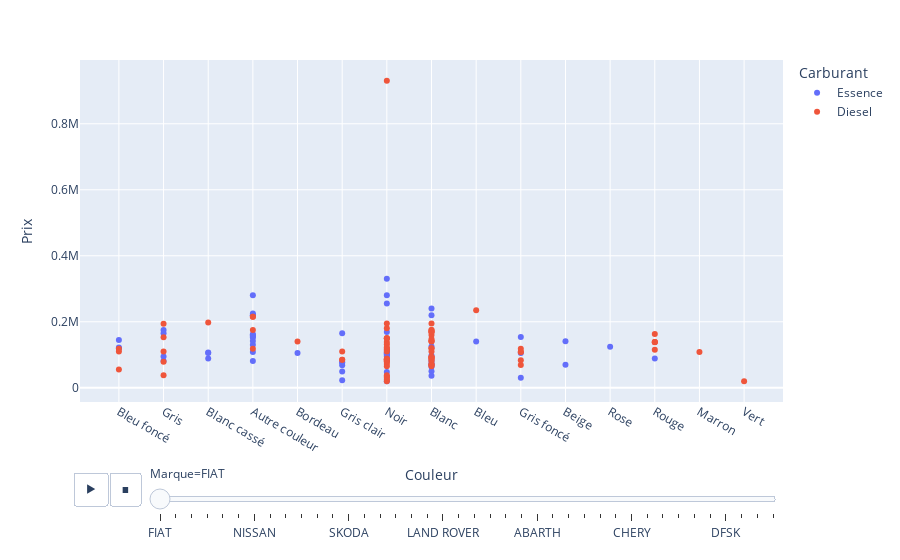

The notebook cell saved with this chart:
### Markdown cell above
### Graphe a dispersion Animée : ( X : Couleur , Y : Prix, Animation_frame : Marque, color : Carburant )

### Code cell
px.scatter(df,x="Couleur",y="Prix",animation_frame="Marque",color="Carburant")

### Figure 1 — Plotly figure (JSON) as saved in the notebook; plotly's stock layout.template omitted (floating-point values rounded to 4 significant figures)
{"data": [{"hovertemplate": "Carburant=Essence<br>Marque=FIAT<br>Couleur=%{x}<br>Prix=%{y}<extra></extra>", "legendgroup": "Essence", "marker": {"color": "#636efa", "symbol": "circle"}, "mode": "markers", "name": "Essence", "orientation": "v", "showlegend": true, "type": "scatter", "x": ["Bleu foncé", "Gris", "Blanc cassé", "Blanc cassé", "Autre couleur", "Bordeau", "Gris clair", "Noir", "Blanc", "Blanc", "Bleu", "Gris foncé", "Gris clair", "Bleu foncé", "Blanc", "Autre couleur", "Blanc", "Gris clair", "Gris clair", "Noir", "Blanc", "Blanc cassé", "Gris foncé", "Gris clair", "Blanc", "Gris foncé", "Bleu foncé", "Autre couleur", "Noir", "Blanc", "Autre couleur", "Autre couleur", "Autre couleur", "Noir", "Gris", "Noir", "Autre couleur", "Gris clair", "Beige", "Rose", "Noir", "Noir", "Autre couleur", "Autre couleur", "Rouge", "Autre couleur", "Beige", "Noir", "Autre couleur", "Blanc", "Noir", "Autre couleur", "Noir", "Noir", "Gris", "Blanc", "Gris", "Blanc", "Noir", "Noir"], "xaxis": "x", "y": [120000, 95000, 107000, 89000, 155000, 105000, 78000, 20000, 50000, 74000, 140000, 154000, 165000, 122000, 125000, 81000, 36000, 23000, 68000, 105000, 98000, 105000, 105000, 49000, 82000, 30000, 145000, 225000, 255000, 64000, 280000, 220000, 220000, 280000, 175000, 48000, 152000, 76000, 70000, 124000, 112000, 169000, 142000, 159000, 89000, 108000, 141000, 330000, 130000, 240000, 105000, 162000, 100000, 105000, 165000, 220000, 81000, 70000, 95000, 100000], "yaxis": "y"}, {"hovertemplate": "Carburant=Diesel<br>Marque=FIAT<br>Couleur=%{x}<br>Prix=%{y}<extra></extra>", "legendgroup": "Diesel", "marker": {"color": "#EF553B", "symbol": "circle"}, "mode": "markers", "name": "Diesel", "orientation": "v", "showlegend": true, "type": "scatter", "x": ["Gris", "Gris foncé", "Noir", "Bleu foncé", "Autre couleur", "Blanc", "Blanc", "Marron", "Noir", "Gris foncé", "Noir", "Gris", "Blanc", "Noir", "Bleu foncé", "Gris foncé", "Blanc", "Gris foncé", "Gris", "Rouge", "Blanc", "Gris clair", "Noir", "Noir", "Blanc", "Noir", "Blanc cassé", "Bordeau", "Noir", "Blanc", "Gris clair", "Blanc", "Blanc", "Blanc", "Noir", "Noir", "Bleu", "Noir", "Bleu foncé", "Noir", "Blanc", "Gris", "Gris", "Noir", "Blanc", "Blanc", "Noir", "Blanc", "Vert", "Noir", "Noir", "Blanc", "Blanc", "Noir", "Noir", "Blanc", "Blanc", "Gris clair", "Rouge", "Blanc", "Autre couleur", "Noir", "Blanc", "Blanc", "Rouge", "Blanc", "Noir", "Noir", "Gris foncé", "Blanc", "Rouge", "Noir", "Blanc", "Blanc", "Rouge", "Autre couleur", "Autre couleur", "Noir", "Noir", "Noir", "Noir", "Noir"], "xaxis": "x", "y": [194000, 69000, 20000, 55000, 118000, 170000, 120000, 108000, 72000, 108000, 25000, 79000, 93000, 82000, 110000, 108000, 120000, 83000, 110000, 115000, 175000, 85000, 85000, 78000, 160000, 86000, 198000, 140000, 65000, 65000, 110000, 70000, 110000, 70000, 38000, 118000, 235000, 150000, 118000, 30000, 79000, 38000, 153000, 80000, 70000, 87000, 180000, 91000, 20000, 34000, 89000, 91000, 85000, 85000, 85000, 94000, 140000, 85000, 138000, 175000, 175000, 930000, 169000, 142000, 139000, 195000, 195000, 115000, 118000, 142000, 139000, 139000, 169000, 148000, 163000, 215000, 215000, 150000, 150000, 110000, 132000, 123000], "yaxis": "y"}], "layout": {"legend": {"title": {"text": "Carburant"}, "tracegroupgap": 0}, "margin": {"t": 60}, "sliders": [{"active": 0, "currentvalue": {"prefix": "Marque="}, "len": 0.9, "pad": {"b": 10, "t": 60}, "steps": [{"args": [["FIAT"], {"frame": {"duration": 0, "redraw": false}, "fromcurrent": true, "mode": "immediate", "transition": {"duration": 0, "easing": "linear"}}], "label": "FIAT", "method": "animate"}, {"args": [["AUDI"], {"frame": {"duration": 0, "redraw": false}, "fromcurrent": true, "mode": "immediate", "transition": {"duration": 0, "easing": "linear"}}], "label": "AUDI", "method": "animate"}, {"args": [["ALFA ROMEO"], {"frame": {"duration": 0, "redraw": false}, "fromcurrent": true, "mode": "immediate", "transition": {"duration": 0, "easing": "linear"}}], "label": "ALFA ROMEO", "method": "animate"}, {"args": [["BMW"], {"frame": {"duration": 0, "redraw": false}, "fromcurrent": true, "mode": "immediate", "transition": {"duration": 0, "easing": "linear"}}], "label": "BMW", "method": "animate"}, {"args": [["VOLKSWAGEN"], {"frame": {"duration": 0, "redraw": false}, "fromcurrent": true, "mode": "immediate", "transition": {"duration": 0, "easing": "linear"}}], "label": "VOLKSWAGEN", "method": "animate"}, {"args": [["FORD"], {"frame": {"duration": 0, "redraw": false}, "fromcurrent": true, "mode": "immediate", "transition": {"duration": 0, "easing": "linear"}}], "label": "FORD", "method": "animate"}, {"args": [["NISSAN"], {"frame": {"duration": 0, "redraw": false}, "fromcurrent": true, "mode": "immediate", "transition": {"duration": 0, "easing": "linear"}}], "label": "NISSAN", "method": "animate"}, {"args": [["MERCEDES"], {"frame": {"duration": 0, "redraw": false}, "fromcurrent": true, "mode": "immediate", "transition": {"duration": 0, "easing": "linear"}}], "label": "MERCEDES", "method": "animate"}, {"args": [["TOYOTA"], {"frame": {"duration": 0, "redraw": false}, "fromcurrent": true, "mode": "immediate", "transition": {"duration": 0, "easing": "linear"}}], "label": "TOYOTA", "method": "animate"}, {"args": [["RENAULT"], {"frame": {"duration": 0, "redraw": false}, "fromcurrent": true, "mode": "immediate", "transition": {"duration": 0, "easing": "linear"}}], "label": "RENAULT", "method": "animate"}, {"args": [["PEUGEOT"], {"frame": {"duration": 0, "redraw": false}, "fromcurrent": true, "mode": "immediate", "transition": {"duration": 0, "easing": "linear"}}], "label": "PEUGEOT", "method": "animate"}, {"args": [["SEAT"], {"frame": {"duration": 0, "redraw": false}, "fromcurrent": true, "mode": "immediate", "transition": {"duration": 0, "easing": "linear"}}], "label": "SEAT", "method": "animate"}, {"args": [["SKODA"], {"frame": {"duration": 0, "redraw": false}, "fromcurrent": true, "mode": "immediate", "transition": {"duration": 0, "easing": "linear"}}], "label": "SKODA", "method": "animate"}, {"args": [["HONDA"], {"frame": {"duration": 0, "redraw": false}, "fromcurrent": true, "mode": "immediate", "transition": {"duration": 0, "easing": "linear"}}], "label": "HONDA", "method": "animate"}, {"args": [["JEEP"], {"frame": {"duration": 0, "redraw": false}, "fromcurrent": true, "mode": "immediate", "transition": {"duration": 0, "easing": "linear"}}], "label": "JEEP", "method": "animate"}, {"args": [["OPEL"], {"frame": {"duration": 0, "redraw": false}, "fromcurrent": true, "mode": "immediate", "transition": {"duration": 0, "easing": "linear"}}], "label": "OPEL", "method": "animate"}, {"args": [["MAZDA"], {"frame": {"duration": 0, "redraw": false}, "fromcurrent": true, "mode": "immediate", "transition": {"duration": 0, "easing": "linear"}}], "label": "MAZDA", "method": "animate"}, {"args": [["HYUNDAI"], {"frame": {"duration": 0, "redraw": false}, "fromcurrent": true, "mode": "immediate", "transition": {"duration": 0, "easing": "linear"}}], "label": "HYUNDAI", "method": "animate"}, {"args": [["LAND ROVER"], {"frame": {"duration": 0, "redraw": false}, "fromcurrent": true, "mode": "immediate", "transition": {"duration": 0, "easing": "linear"}}], "label": "LAND ROVER", "method": "animate"}, {"args": [["VOLVO"], {"frame": {"duration": 0, "redraw": false}, "fromcurrent": true, "mode": "immediate", "transition": {"duration": 0, "easing": "linear"}}], "label": "VOLVO", "method": "animate"}, {"args": [["CITROEN"], {"frame": {"duration": 0, "redraw": false}, "fromcurrent": true, "mode": "immediate", "transition": {"duration": 0, "easing": "linear"}}], "label": "CITROEN", "method": "animate"}, {"args": [["KIA"], {"frame": {"duration": 0, "redraw": false}, "fromcurrent": true, "mode": "immediate", "transition": {"duration": 0, "easing": "linear"}}], "label": "KIA", "method": "animate"}, {"args": [["JAGUAR"], {"frame": {"duration": 0, "redraw": false}, "fromcurrent": true, "mode": "immediate", "transition": {"duration": 0, "easing": "linear"}}], "label": "JAGUAR", "method": "animate"}, {"args": [["DS"], {"frame": {"duration": 0, "redraw": false}, "fromcurrent": true, "mode": "immediate", "transition": {"duration": 0, "easing": "linear"}}], "label": "DS", "method": "animate"}, {"args": [["ABARTH"], {"frame": {"duration": 0, "redraw": false}, "fromcurrent": true, "mode": "immediate", "transition": {"duration": 0, "easing": "linear"}}], "label": "ABARTH", "method": "animate"}, {"args": [["DACIA"], {"frame": {"duration": 0, "redraw": false}, "fromcurrent": true, "mode": "immediate", "transition": {"duration": 0, "easing": "linear"}}], "label": "DACIA", "method": "animate"}, {"args": [["MINI"], {"frame": {"duration": 0, "redraw": false}, "fromcurrent": true, "mode": "immediate", "transition": {"duration": 0, "easing": "linear"}}], "label": "MINI", "method": "animate"}, {"args": [["CHEVROLET"], {"frame": {"duration": 0, "redraw": false}, "fromcurrent": true, "mode": "immediate", "transition": {"duration": 0, "easing": "linear"}}], "label": "CHEVROLET", "method": "animate"}, {"args": [["PORSCHE"], {"frame": {"duration": 0, "redraw": false}, "fromcurrent": true, "mode": "immediate", "transition": {"duration": 0, "easing": "linear"}}], "label": "PORSCHE", "method": "animate"}, {"args": [["LANCIA"], {"frame": {"duration": 0, "redraw": false}, "fromcurrent": true, "mode": "immediate", "transition": {"duration": 0, "easing": "linear"}}], "label": "LANCIA", "method": "animate"}, {"args": [["CHERY"], {"frame": {"duration": 0, "redraw": false}, "fromcurrent": true, "mode": "immediate", "transition": {"duration": 0, "easing": "linear"}}], "label": "CHERY", "method": "animate"}, {"args": [["MITSUBISHI"], {"frame": {"duration": 0, "redraw": false}, "fromcurrent": true, "mode": "immediate", "transition": {"duration": 0, "easing": "linear"}}], "label": "MITSUBISHI", "method": "animate"}, {"args": [["CUPRA"], {"frame": {"duration": 0, "redraw": false}, "fromcurrent": true, "mode": "immediate", "transition": {"duration": 0, "easing": "linear"}}], "label": "CUPRA", "method": "animate"}, {"args": [["MAHINDRA"], {"frame": {"duration": 0, "redraw": false}, "fromcurrent": true, "mode": "immediate", "transition": {"duration": 0, "easing": "linear"}}], "label": "MAHINDRA", "method": "animate"}, {"args": [["GEELY"], {"frame": {"duration": 0, "redraw": false}, "fromcurrent": true, "mode": "immediate", "transition": {"duration": 0, "easing": "linear"}}], "label": "GEELY", "method": "animate"}, {"args": [["SUZUKI"], {"frame": {"duration": 0, "redraw": false}, "fromcurrent": true, "mode": "immediate", "transition": {"duration": 0, "easing": "linear"}}], "label": "SUZUKI", "method": "animate"}, {"args": [["DFSK"], {"frame": {"duration": 0, "redraw": false}, "fromcurrent": true, "mode": "immediate", "transition": {"duration": 0, "easing": "linear"}}], "label": "DFSK", "method": "animate"}, {"args": [["LEXUS"], {"frame": {"duration": 0, "redraw": false}, "fromcurrent": true, "mode": "immediate", "transition": {"duration": 0, "easing": "linear"}}], "label": "LEXUS", "method": "animate"}, {"args": [["MASERATI"], {"frame": {"duration": 0, "redraw": false}, "fromcurrent": true, "mode": "immediate", "transition": {"duration": 0, "easing": "linear"}}], "label": "MASERATI", "method": "animate"}, {"args": [["SSANGYONG"], {"frame": {"duration": 0, "redraw": false}, "fromcurrent": true, "mode": "immediate", "transition": {"duration": 0, "easing": "linear"}}], "label": "SSANGYONG", "method": "animate"}], "x": 0.1, "xanchor": "left", "y": 0, "yanchor": "top"}], "updatemenus": [{"buttons": [{"args": [null, {"frame": {"duration": 500, "redraw": false}, "fromcurrent": true, "mode": "immediate", "transition": {"duration": 500, "easing": "linear"}}], "label": "&#9654;", "method": "animate"}, {"args": [[null], {"frame": {"duration": 0, "redraw": false}, "fromcurrent": true, "mode": "immediate", "transition": {"duration": 0, "easing": "linear"}}], "label": "&#9724;", "method": "animate"}], "direction": "left", "pad": {"r": 10, "t": 70}, "showactive": false, "type": "buttons", "x": 0.1, "xanchor": "right", "y": 0, "yanchor": "top"}], "xaxis": {"anchor": "y", "domain": [0, 1], "title": {"text": "Couleur"}}, "yaxis": {"anchor": "x", "domain": [0, 1], "title": {"text": "Prix"}}}}
